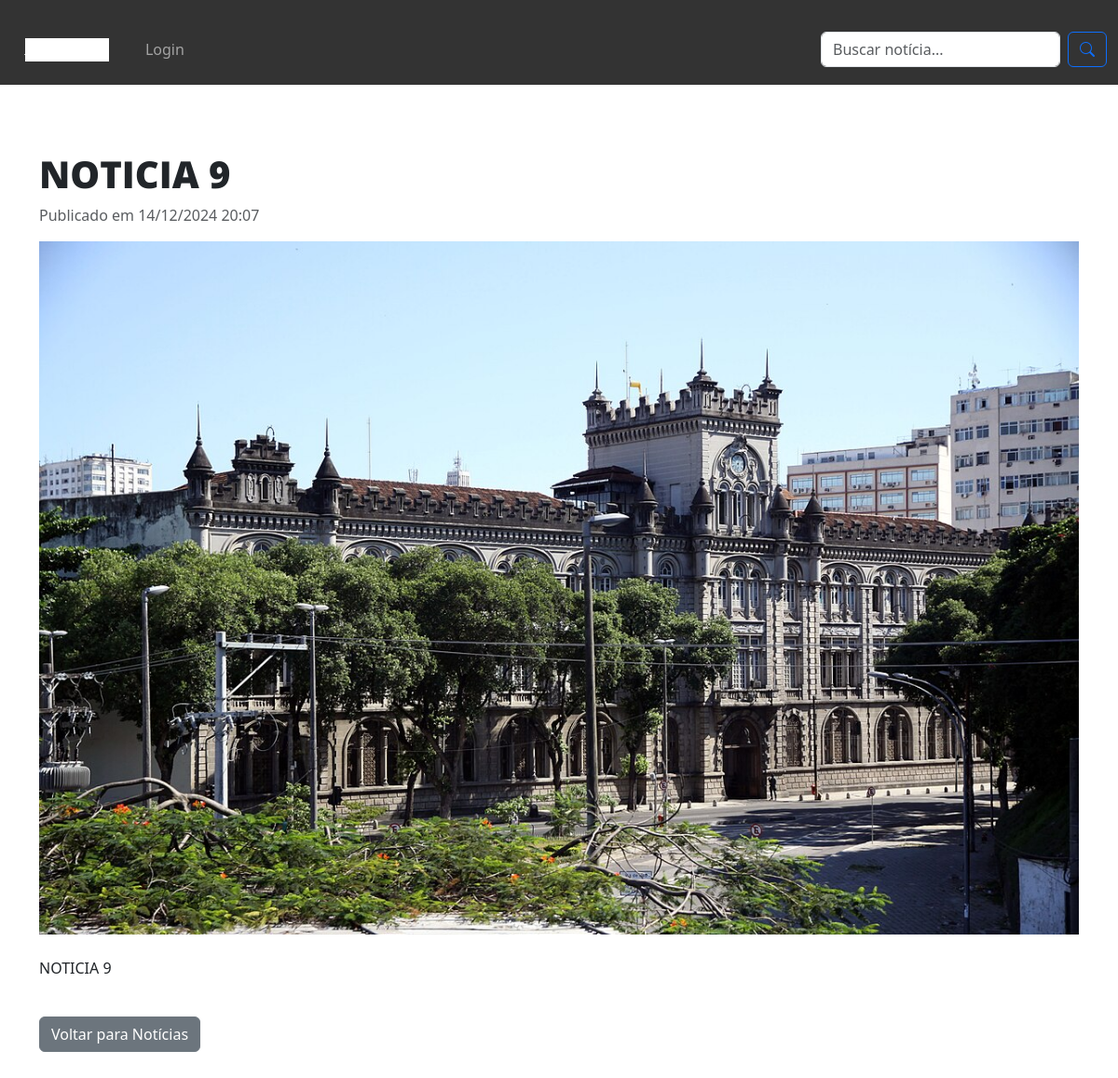
The page /noticias/11/ on the database its author committed.
### crud/models.py (models this page shows, shortened)
class noticia(models.Model):
    titulo = models.CharField(max_length=200)
    previo = models.CharField(max_length=70)
    conteudo = models.TextField()
    data_criacao = models.DateTimeField(auto_now_add=True)
    imagem = models.ImageField(upload_to='crud/', blank = True, null = True)

### crud/views.py (the view)
# urls.py: path('noticias/<int:id>/', noticia_detail, name='noticia_detail'),
def noticia_detail(request, id):
    noticia_selecionada = get_object_or_404(noticia, id=id)
    return render(request, 'html/noticia_detail.html', {
        'noticia': noticia_selecionada
    })

### crud/templates/html/noticia_detail.html (shortened to what this page needs)
<html lang="pt-BR">
<head>
    <link href="https://cdn.jsdelivr.net/npm/bootstrap@5.3.0-alpha1/dist/css/bootstrap.min.css" rel="stylesheet">
</head>
<body style="background-color:white;">
    <header>
        <nav class="navbar navbar-expand-lg navbar-dark bg-dark" style="--bs-bg-opacity: 1; background-color: rgb(51, 51, 51) !important;">
            <div class="container-fluid">
                <a class="navbar-brand" href="#" style="font-size:10px; margin-right:content-fit; background-color:#fff;">JORNAL MODERNO</a>
                <div class="collapse navbar-collapse" id="navbarNav">
                    <ul class="navbar-nav me-auto mb-2 mb-lg-0">
                        {% if user.is_authenticated %}
                            <li class="nav-item">
                                <a class="nav-link" href="{% url 'home' %}">Home</a>
                            </li>
                            <li class="nav-item">
                                <a class="nav-link" href="{% url 'noticias' %}">Notícias</a>
                            </li>
                            <li class="nav-item">
                                <a class="nav-link" href="{% url 'artigos' %}">Artigos</a>
                            </li>
                            <li class="nav-item">
                                <a class="nav-link" href="{% url 'ferramentas' %}">Ferramentas</a>
                            </li>
                            <li class="nav-item">
                                <a class="nav-link" href="{% url 'logout' %}">Logout</a>
                            </li>
                        {% else %}
                            <li class="nav-item">
                                <a class="nav-link" href="{% url 'login' %}">Login</a>
                            </li>
                        {% endif %}
                    </ul>
                    <form method="GET" action="{% url 'noticias' %}" class="d-flex">
                        <input
                            type="text"
                            name="search"
                            class="form-control me-2"
                            placeholder="Buscar notícia..."
                            aria-label="Buscar notícia"
                            value="{{ search|default:'' }}">
                        <button class="btn btn-outline-primary" type="submit">
                            <i class="bi bi-search"></i>
                        </button>
                    </form>
                </div>
            </div>
        </nav>
    </header>
    <link href="https://cdn.jsdelivr.net/npm/bootstrap-icons/font/bootstrap-icons.css" rel="stylesheet">
<link href="https://cdn.jsdelivr.net/npm/bootstrap@5.3.0-alpha1/dist/css/bootstrap.min.css" rel="stylesheet">
<link href="https://cdn.jsdelivr.net/npm/bootstrap-icons/font/bootstrap-icons.css" rel="stylesheet">
<br>
    <div class="container my-5">
        <h1 style="font-family: 'Open Sans', sans-serif; font-weight: 800;">{{ noticia.titulo }}</h1>
        <p class="text-muted">Publicado em {{ noticia.data_criacao|date:"d/m/Y H:i" }}</p>
        {% if noticia.imagem %}
        <img src="{{ noticia.imagem.url }}" class="img-fluid mb-4" alt="Imagem da notícia">
        {% endif %}
        <div class="content">
            <p>{{ noticia.conteudo }}</p>
        </div>
        <a href="{% url 'noticias' %}" class="btn btn-secondary mt-4">Voltar para Notícias</a>
    </div>
</body>
</html>

### crud/templates/html/noticia_detail.html (style rules this page uses)
* { margin: 0; padding: 0; box-sizing: border-box; }
body { font-family: 'Roboto', sans-serif; background-color: #f4f4f4; color: #333; }
header { background-color: #333; color: #fff; padding: 10px 0; }
nav { text-align: center; margin-top: 15px; }
nav a { color: #fff; margin: 0 15px; text-decoration: none; font-weight: 500; }
.navbar-collapse { text-align: center; }

### rows shown on the page
noticia: titulo "NOTICIA 9", data_criacao "14/12/2024 20:07", imagem (picture), conteudo "NOTICIA 9"
